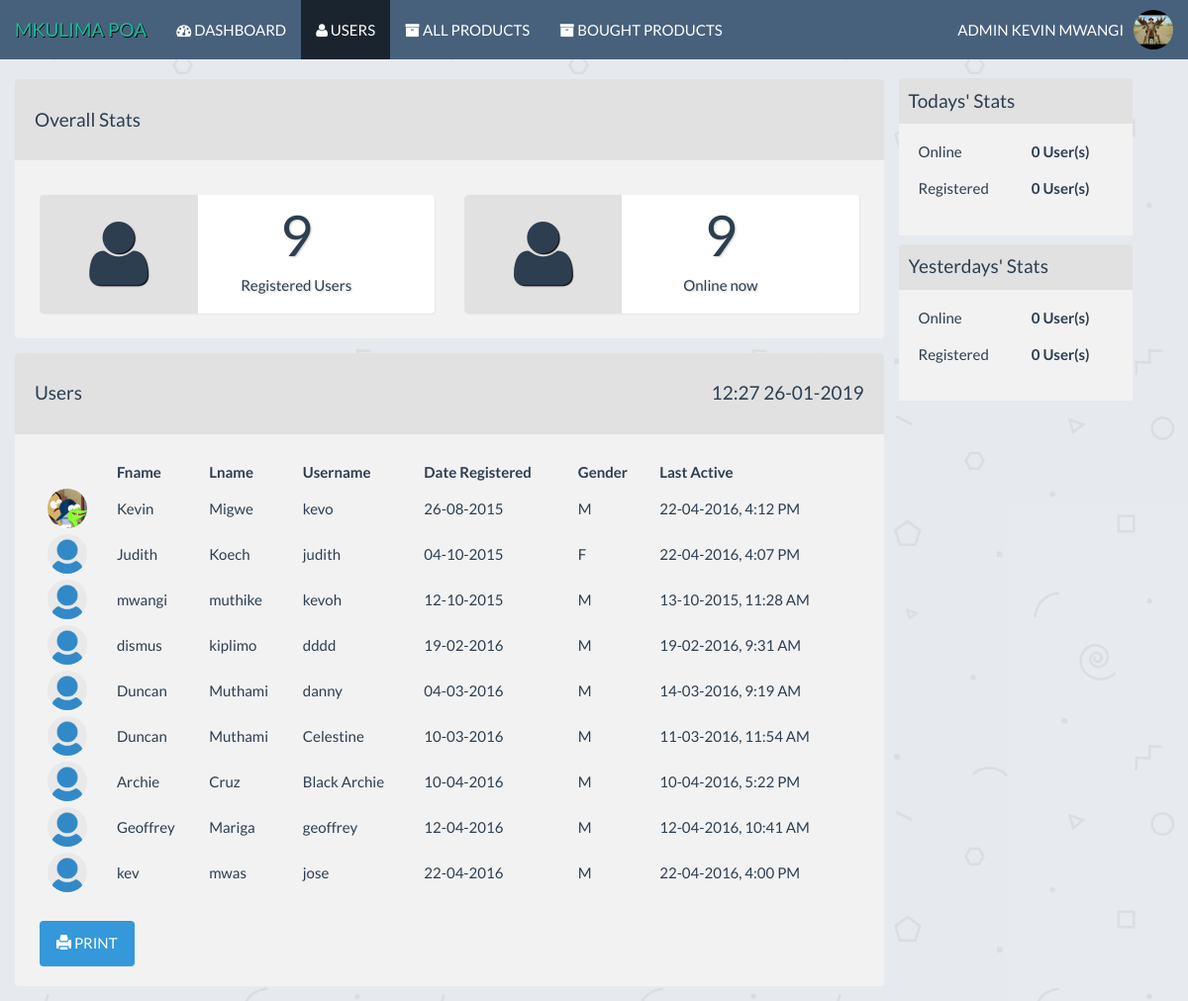
The page /users.php (signed in) on the database its author committed.
### tables this page shows
CREATE TABLE IF NOT EXISTS `users` (
`id` int(11) NOT NULL,
  `fname` varchar(30) NOT NULL,
  `lname` varchar(30) NOT NULL,
  `email` varchar(150) NOT NULL,
  `username` varchar(150) NOT NULL,
  `user_type` enum('STANDARD','ADMIN','','') NOT NULL DEFAULT 'STANDARD',
  `password` varchar(40) NOT NULL,
  `date_registered` timestamp NOT NULL DEFAULT CURRENT_TIMESTAMP,
  `gender` enum('M','F') NOT NULL DEFAULT 'M',
  `DOB` date NOT NULL,
  `about` text NOT NULL,
  `interests` text NOT NULL,
  `hometown` varchar(200) NOT NULL,
  `address` varchar(500) NOT NULL,
  `img_url` varchar(150) NOT NULL,
  `thumb_url` varchar(150) NOT NULL,
  `lastActiveTime` datetime NOT NULL DEFAULT CURRENT_TIMESTAMP
);

### includes/classes/DB.php (called while the page is built, shortened)
<?php
	class DB{
		protected $_conn,
				$_error,
				$_server = 'localhost',
				$_username = 'root',
				$_password = '',
				$_database = 'agri';
		public function __construct(){
			$this->_conn = new mysqli($this->_server, $this->_username, $this->_password, $this->_database);
			if($this->_conn->connect_errno){
				die($this->_conn->connect_error);
			}
			else{
				return $this->_conn;
			}
		}
	}
?>

### includes/core.inc.php (called while the page is built, shortened)
<?php
	require_once("functions.php");
	$user = new User;
?>

### includes/classes/User.php (called while the page is built, shortened)
<?php
	class User extends DB{
		public function getAllUserDetails($sessionId = ''){
			if(!empty($sessionId)){
				$tag = "AND id != '" . $sessionId . "'";
			}
			else{
				$tag = '';
			}
			$query = "SELECT id, fname, lname, username, email, gender, DOB, about, interests, hometown, address, user_type, img_url, thumb_url, date_registered, lastActiveTime
			          FROM users WHERE user_type = 'STANDARD' $tag";
			$statement = $this->_conn->prepare($query);
			if($statement->execute()){
				$statement->store_result();
				if($statement->num_rows > 0){
					$statement->bind_result($id, $fname, $lname, $username, $email, $gender, $DOB, $about, $interests, $hometown, $address, $userType, $imgUrl, $thumbUrl, $dateRegistered, $lastActiveTime);
					$details = array();
					while($statement->fetch()){
						$details[] = array(
							'id' => $id,
							'fname' => $fname,
							'lname' => $lname,
							'username' => $username,
							'email' => $email,
							'gender' => $gender,
							'DOB' => $DOB,
							'about' => $about,
							'interests' => $interests,
							'hometown' => $hometown,
							'address' => $address,
							'userType' => $userType,
							'imgUrl' => $imgUrl,
							'thumbUrl' => $thumbUrl,
							'dateRegistered' => $dateRegistered,
							'lastActiveTime' => $lastActiveTime
						);
					}
					return $details;
				}
				else{
					$this->_error = 'User not found';
				}
			}
			else{
				$this->_error = mysqli_error($db);
			}
		}
		public function getCount($description){
			if($description == 'registered'){
				$query = "SELECT * FROM users WHERE user_type = 'STANDARD'";
			}
			elseif($description == 'onlineNow'){
				$query = "SELECT * FROM users WHERE lastActiveTime > NOW() - 60 AND  id != '" . myId() . "'";
			}
			else{
				$this->_error = 'Invalid argument';
				exit;
			}
			$statement = $this->_conn->prepare($query);
			if($statement->execute()){
				$statement->store_result();
				return $statement->num_rows;
			}
			else{
				$this->_error = 'Error in query';
			}
		}
		public function getUserCount($who = 'onlineToday'){
			$query = 'SELECT date_registered,lastActiveTime FROM users';
			$statement = $this->_conn->prepare($query);
			$count = 0;
			if($statement->execute()){
				$statement->store_result();
				$statement->bind_result($date_registered, $lastActiveTime);
				return $count;
			}
			else{
				$this->_error = mysqli_error($this->_conn);
			}
		}
	}
?>

### includes/functions.php (called while the page is built, shortened)
<?php
	function check_date($date){
		$date = date('d-m-Y', strtotime($date));
		if($date == date('d-m-Y', time() + (1*24*60*60))){
			return "Tomorrow";
		}
		elseif($date == date('d-m-Y', time() + (2*24*60*60))){
			return date('l', time() + (1*24*60*60));
		}
		elseif($date == date('d-m-Y', time() + (3*24*60*60))){
			return date('l', time() + (1*24*60*60));
		}
		elseif($date == date('d-m-Y', time() + (4*24*60*60))){
			return date('l', time() + (1*24*60*60));
		}
		elseif($date == date('d-m-Y', time() + (4*24*60*60))){
			return date('l', time() + (1*24*60*60));
		}
		elseif($date == date('d-m-Y')){
			return "Today";
		}
		elseif($date == date('d-m-Y', time() -(1*24*60*60))){
			return "Yesterday";
		}
		else{
			return $date;
		}
	}
	function check_time($time){
		return date('g:i A', strtotime($time));
	}
	function myId(){
		if(isset($_SESSION['mkulimaUserDetails']) && !empty($_SESSION['mkulimaUserDetails'])){
			return $_SESSION['mkulimaUserDetails']['id'];
		}
		elseif(isset($_SESSION['mkulimaAdminDetails']) && !empty($_SESSION['mkulimaAdminDetails'])){
			return $_SESSION['mkulimaAdminDetails']['id'];
		}
		else{
			return 0;
		}
	}
	function load_profile_image($img){
		if(empty($img) || !file_exists("images/uploads/" . $img)){
			return "images/default.png";
		}
		else{
			return "images/uploads/" . $img;
		}
	}
?>

### users.php (the view, shortened to what this page needs)
<?php
	require_once("includes/core.inc.php");
?>
<div class = "container-fluid" style = "background-color:rgba(71,97,124,0.1);">
	<div class = "container">
		<div class = "row">
			<div class = "col-lg-9">
				<div class = "row items_container no-print" style = "margin-top:20px;">
					<div class = "col-lg-12">
						<div class = "header">
							<h4>Overall Stats</h4>
						</div>
					</div>
					<div class = "col-lg-6 col-md-6 col-sm-6 col-xs-12">
						<div class = "admin_item">
							<div class  = "item_logo">
								<span class = "fa fa-user"></span>
							</div>
							<div class  = "item_content">
								<div class = "item_figures registered_users"><?php echo $user->getCount('registered') ?></div>
								<div class = "item_description">Registered Users</div>
							</div>
						</div>
					</div>
					<div class = "col-lg-6 col-md-6 col-sm-6 col-xs-12">
						<div class = "admin_item">
							<div class  = "item_logo">
								<span class = "fa fa-user"></span>
							</div>
							<div class  = "item_content">
								<div class = "item_figures users_online"><?php echo $user->getCount('onlineNow') ?></div>
								<div class = "item_description">Online now</div>
							</div>
						</div>
					</div>
				</div>
				<div class = "row items_container">
					<div class = "col-lg-12">
						<div class = "header">
							<h4>Users <span class = "pull-right"><?php echo date('h:i d-m-Y')?></span></h4>
						</div>
							<?php
								if($users = $user->getAllUserDetails(myId())){
									echo '<table class = "table table-hover">
											<tr>
												<th></th>
												<th>Fname</th>
												<th>Lname</th>
												<th>Username</th>
												<th>Date Registered</th>
												<th>Gender</th>
												<th>Last Active</th>
											</tr>';
										foreach($users as $u){
											echo '<tr>
													<td><img  style = "width:40px; height:auto; margin-top:-10px" class = "img-circle" src = "' . load_profile_image($u['thumbUrl']) . '" alt = "' . $u['fname'] . ' ' . $u['lname'] . '" /></td>
													<td>' . $u['fname'] . '</td>
													<td>' . $u['lname'] . '</td>
													<td>' . $u['username'] . '</td>
													<td>' . check_date($u['dateRegistered']) . '</td>
													<td>' . $u['gender'] . '</td>
													<td>' . check_date($u['lastActiveTime']) . ', ' . check_time($u['lastActiveTime']). '</td>
												  </tr>';
										}
									echo '</table>';
								}
								else{
									echo $user->error();
								}
							?>
							<p><button class = "btn btn-info no-print" type = "button" id = "print"><i class = "glyphicon glyphicon-print"></i> PRINT </button></p>
					</div>
				</div>
			</div>
			<div class = "col-lg-3 no-print">
				<div class = "sidebar_container">
					<div class = "sidebar_header">
						<h4>Todays' Stats</h4>
					</div>
					<div class = "sidebar_content">
						<table class = "table table-stripped">
							<tr>
								<td>Online</td>
								<td><strong><?php echo $user->getUserCount('onlineToday');?> User(s)</strong></td>
							</tr>
							<tr>
								<td>Registered</td>
								<td><strong><?php echo $user->getUserCount('registeredToday');?> User(s)</strong></td>
							</tr>
						</table>
					</div>
				</div>
				<div class = "sidebar_container">
					<div class = "sidebar_header">
						<h4>Yesterdays' Stats</h4>
					</div>
					<div class = "sidebar_content">
						<table class = "table table-stripped">
							<tr>
								<td>Online</td>
								<td><strong><?php echo $user->getUserCount('onlineYesterday');?> User(s)</strong></td>
							</tr>
							<tr>
								<td>Registered</td>
								<td><strong><?php echo $user->getUserCount('registeredYeaterday');?> User(s)</strong></td>
							</tr>
						</table>
					</div>
				</div>
			</div>
		</div>
	</div>
</div>
<?php require_once 'includes/admin_footer.php';?>

### css/styles.css (style rules this page uses)
body { margin-top:60px; overflow-y:scroll; overflow:-moz-scrollbars-vertical; background-color:#f9fafb; background-image:url('../images/spiral.png'); background-attachment:fixed; }
.items_container { border-radius:4px; background-color:#f2f2f2; padding:10px; margin-bottom:15px; margin-top:15px; }
.items_container .header { margin:-10px -25px 20px -25px; background-color:#e1e1e1; padding:20px; border-radius:4px 4px 0 0; }
.admin_item .item_logo, .admin_item .item_content { height:120px; }
.admin_item { width:100%; float:left; box-shadow:1px 1px 1px #e7e7e7; position:relative; border-radius:4px; background-color:#fff; box-sizing:border-box; margin-top:15px; margin-bottom:15px; text-shadow:1px 1px 2px #ccc; }
.admin_item .item_logo { width:40%; padding:23px 2.5%; text-align:center; float:left; background-color:#e1e1e1; overflow:hidden; border-top-left-radius:4px; border-bottom-left-radius:4px; }
.admin_item .item_logo span { font-size:5em; text-shadow:1px 1px 1px #000; }
.admin_item .item_content { float:left; width:50%; padding:0px 2.5%; text-align:center; }
.admin_item .item_content .item_figures { font-size:3.8em; }
.admin_item .item_content .item_description { font-size:1em; }
.sidebar_container:first-child { margin-top:30px; }
.sidebar_container { width:90%; padding:7px 12px; background-color:#f2f2f2; box-sizing:border-box; margin-top:20px; }
.sidebar_container .sidebar_header { background-color:#e1e1e1; margin-top:-18px; margin-left:-12px; padding:2px 10px; margin-right:-12px; border-radius:4px 4px 0 0; }
.sidebar_container .sidebar_content { padding-top:10px; }

### rows shown on the page
users: thumb_url (picture), fname "Kevin", lname "Migwe", username "kevo", date_registered "26-08-2015", gender "M", lastActiveTime "22-04-2016", lastActiveTime "4:12 PM"
users: fname "Judith", lname "Koech", username "judith", date_registered "04-10-2015", gender "F", lastActiveTime "22-04-2016", lastActiveTime "4:07 PM"
users: fname "mwangi", lname "muthike", username "kevoh", date_registered "12-10-2015", gender "M", lastActiveTime "13-10-2015", lastActiveTime "11:28 AM"
users: fname "dismus", lname "kiplimo", username "dddd", date_registered "19-02-2016", gender "M", lastActiveTime "19-02-2016", lastActiveTime "9:31 AM"
users: fname "Duncan", lname "Muthami", username "danny", date_registered "04-03-2016", gender "M", lastActiveTime "14-03-2016", lastActiveTime "9:19 AM"
users: fname "Duncan", lname "Muthami", username "Celestine", date_registered "10-03-2016", gender "M", lastActiveTime "11-03-2016", lastActiveTime "11:54 AM"
users: fname "Archie", lname "Cruz", username "Black Archie", date_registered "10-04-2016", gender "M", lastActiveTime "10-04-2016", lastActiveTime "5:22 PM"
users: fname "Geoffrey", lname "Mariga", username "geoffrey", date_registered "12-04-2016", gender "M", lastActiveTime "12-04-2016", lastActiveTime "10:41 AM"
users: fname "kev", lname "mwas", username "jose", date_registered "22-04-2016", gender "M", lastActiveTime "22-04-2016", lastActiveTime "4:00 PM"

### other values the page prints
$sessionDetails['fname'] "ADMIN KEVIN"
$sessionDetails['lname'] "MWANGI"
$user->getCount('registered') "9"
$user->getCount('onlineNow') "9"
$user->getUserCount('onlineToday') "0"
$user->getUserCount('registeredToday') "0"
$user->getUserCount('onlineYesterday') "0"
$user->getUserCount('registeredYeaterday') "0"
